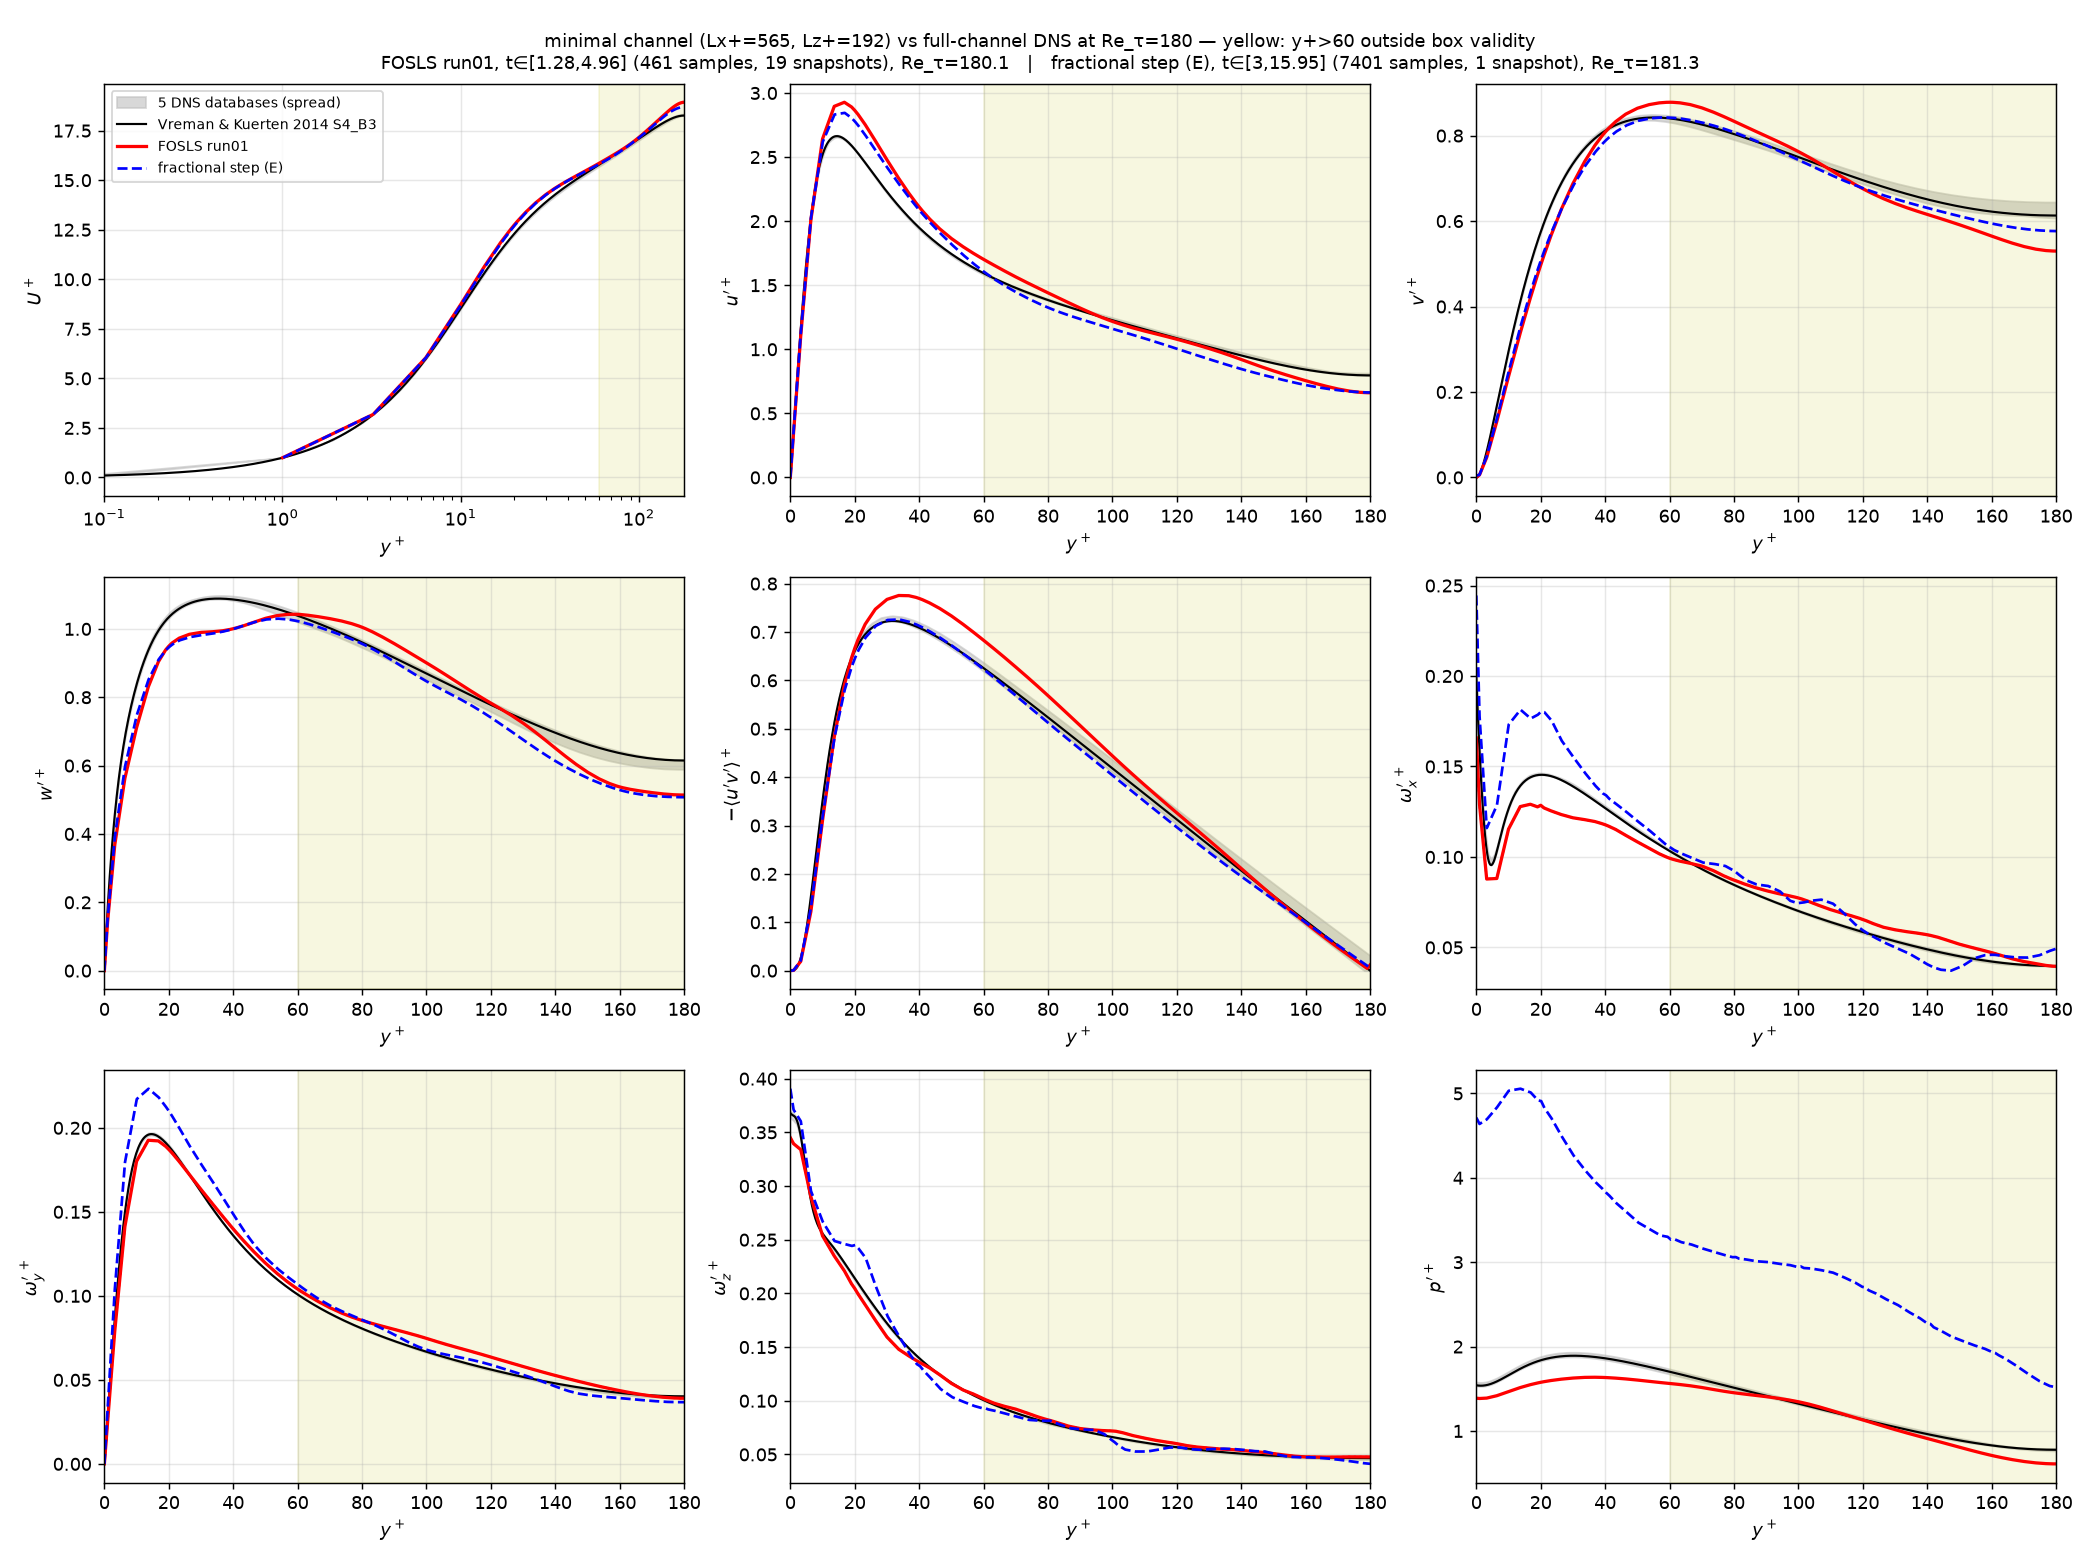

The Python source for this figure:
"""FOSLS run01 and fractional-step E-run vs the published Re_tau=180 databases.

Velocity statistics: accumulated plane averages (FOSLS: checkpoint-subtraction
window; FS: the archived t=3..15.95 window).  Vorticity and pressure rms are
NOT in the accumulators, so they come from snapshots: every FOSLS checkpoint
with t >= T0 (omega is a PRIMARY unknown there, and is also recomputed as
curl u for a consistency check) and the single archived FS state (omega by
spectral/SEM differentiation).  Everything is scaled by the MEASURED u_tau.
"""
import os, sys, glob
for _v in ('OMP_NUM_THREADS',): os.environ.setdefault(_v, '4')
_R = os.path.dirname(os.path.dirname(os.path.abspath(__file__)))
sys.path.insert(0, _R); sys.path.insert(0, os.path.join(_R, 'scratch')); os.chdir(_R)
import numpy as np
import matplotlib; matplotlib.use('Agg')
import matplotlib.pyplot as plt
import ref180

OUT = os.path.join(_R, 'scratch', 'compare_ref180.png')
T0 = 1.0          # FOSLS window start (first checkpoint with t >= T0)
YV = 60.0         # box-validity limit, y+ ~ Lz/3
FS_STATS = 'results/minchan_re180_E/stats_E.npz'
FS_STATE = 'results/minchan_re180_E/state_t15.95.npz'


def main():
    import lssem3d; lssem3d.set_backend('numpy')
    from lssem3d import operator as OP, fourier as FR, deriv as DV
    import minchan as MC
    from minchan_stats import PlaneStats
    s = MC.setup(); m = s['m']; nz = s['nz']; kz = s['kz']; nu = s['nu']; D = s['D']
    ps = PlaneStats(s, nz); y = ps.y

    def pmean(f):                       # (nelem,n,n,nz) physical -> (145,)
        flat = f.reshape(-1, nz)[ps.order]
        return np.array([(flat[g].mean(axis=1)*ps.gw[j]).sum()/ps.gwsum[j]
                         for j, g in enumerate(ps.groups)])

    def fold(a, yp, odd=False):
        """Fold a 145-node profile onto the lower half by channel symmetry."""
        ypf = np.round(np.minimum(y, 2 - y), 8)
        u = np.unique(ypf)
        out = np.array([np.mean(np.where(y[ypf == v] > 1.0, (-a if odd else a)[ypf == v], a[ypf == v])) for v in u])
        return u, out

    def curl(Uc):                       # Uc (...,3,nk) complex -> (...,3,nk)
        u, v, w = (np.ascontiguousarray(Uc[..., i:i+1, :]) for i in range(3))
        ddx = lambda f: DV.ddx(f, D, m.facx); ddy = lambda f: DV.ddy(f, D, m.facy)
        ox = ddy(w) - 1j*kz*v
        oy = 1j*kz*u - ddx(w)
        oz = ddx(v) - ddy(u)
        return np.concatenate([ox, oy, oz], axis=-2)

    class Acc:                          # rms accumulator over snapshots
        def __init__(self, nq): self.s1 = np.zeros((nq, len(y))); self.s2 = np.zeros((nq, len(y))); self.n = 0
        def add(self, phys, gauge=False):   # phys (nelem,n,n,nq,nz)
            # gauge=True: pressure is defined up to a constant PER SNAPSHOT
            # (pin_p=False), so remove the instantaneous volume mean first or the
            # gauge drift between snapshots masquerades as p' (it doubled p'_wall).
            if gauge:
                phys = phys - (pmean(phys[..., 0, :])*ps.gwsum).sum()/ps.gwsum.sum()
            for q in range(phys.shape[-2]):
                self.s1[q] += pmean(phys[..., q, :]); self.s2[q] += pmean(phys[..., q, :]**2)
            self.n += 1
        def rms(self): return np.sqrt(np.maximum(self.s2/self.n - (self.s1/self.n)**2, 0))

    # ---------------- FOSLS ----------------
    cks = sorted(glob.glob('scratch/run01_ck/checkpoint_*.npz'))
    zs = [(f, np.load(f)) for f in cks]
    ia = next(i for i, (f, z) in enumerate(zs) if float(z['t']) >= T0)
    fa, za = zs[ia]; fb, zb = zs[-1]
    na, nb = int(za['stats_nsamp']), int(zb['stats_nsamp'])
    S = (zb['stats_sums'] - za['stats_sums'])/(nb - na)
    ser = np.asarray(zb['stats_series']); ta, tb = float(za['t']), float(zb['t'])
    utF = ser[(ser[:, 0] > ta) & (ser[:, 0] <= tb), 1].mean()
    ReF = utF/nu
    U, uu, vv, ww, uv = S
    prim, diff, pacc = Acc(3), Acc(3), Acc(1)
    nsnap = 0
    for f, z in zs[ia:]:
        Uc = OP.to_complex(z['U'])
        prim.add(FR.to_physical(np.ascontiguousarray(Uc[..., (OP.OX_, OP.OY_, OP.OZ_), :]), nz))
        diff.add(FR.to_physical(curl(Uc[..., (OP.U_, OP.V_, OP.W_), :]), nz))
        pacc.add(FR.to_physical(np.ascontiguousarray(Uc[..., OP.P_:OP.P_+1, :]), nz), gauge=True)
        nsnap += 1
    F = dict(name=f'FOSLS run01, t∈[{ta:.2f},{tb:.2f}] ({nb-na} samples, {nsnap} snapshots)',
             Re_tau=ReF, utau=utF)
    ypF = np.minimum(y, 2 - y)*utF/nu
    F['yp'], F['U'] = fold(U/utF, ypF)
    _, F['urms'] = fold(np.sqrt(np.maximum(uu - U**2, 0))/utF, ypF)
    _, F['vrms'] = fold(np.sqrt(np.maximum(vv, 0))/utF, ypF)
    _, F['wrms'] = fold(np.sqrt(np.maximum(ww, 0))/utF, ypF)
    _, F['uv'] = fold(-uv/utF**2, ypF, odd=True)
    om = prim.rms()*nu/utF**2; omd = diff.rms()*nu/utF**2
    for k, i in (('oxrms', 0), ('oyrms', 1), ('ozrms', 2)):
        _, F[k] = fold(om[i], ypF); _, F[k+'_curl'] = fold(omd[i], ypF)
    _, F['prms'] = fold(pacc.rms()[0]/utF**2, ypF)
    F['yp'] = F['yp']*utF/nu   # fold returned y (not y+); rescale

    # ---------------- fractional step ----------------
    z = np.load(FS_STATS, allow_pickle=True)
    n = int(z['nsamp']); U, uu, vv, ww, uv = z['sums']/n
    ser = np.asarray(z['utau_series']); utS = ser[:, 1].mean(); ReS = utS/nu
    G = dict(name=f'fractional step (E), t∈[3,{float(z["t"]):.2f}] ({n} samples, 1 snapshot)',
             Re_tau=ReS, utau=utS)
    ypS = np.minimum(y, 2 - y)*utS/nu
    G['yp'], G['U'] = fold(U/utS, ypS)
    _, G['urms'] = fold(np.sqrt(np.maximum(uu - U**2, 0))/utS, ypS)
    _, G['vrms'] = fold(np.sqrt(np.maximum(vv, 0))/utS, ypS)
    _, G['wrms'] = fold(np.sqrt(np.maximum(ww, 0))/utS, ypS)
    _, G['uv'] = fold(-uv/utS**2, ypS, odd=True)
    d = np.load(FS_STATE); Uc = d['U']; pc = d['p']
    a3, a1 = Acc(3), Acc(1)
    a3.add(FR.to_physical(curl(Uc), nz)); a1.add(FR.to_physical(np.ascontiguousarray(pc), nz), gauge=True)
    om = a3.rms()*nu/utS**2
    for k, i in (('oxrms', 0), ('oyrms', 1), ('ozrms', 2)):
        _, G[k] = fold(om[i], ypS)
    _, G['prms'] = fold(a1.rms()[0]/utS**2, ypS)
    G['yp'] = G['yp']*utS/nu

    # ---------------- references ----------------
    refs = {k: fn() for k, fn in ref180.ALL.items()}
    V = refs['vk']
    quants = [('U', '$U^+$'), ('urms', "$u'^+$"), ('vrms', "$v'^+$"), ('wrms', "$w'^+$"),
              ('uv', "$-\\langle u'v'\\rangle^+$"), ('oxrms', "$\\omega_x'^+$"),
              ('oyrms', "$\\omega_y'^+$"), ('ozrms', "$\\omega_z'^+$"), ('prms', "$p'^+$")]

    # ---------------- table ----------------
    def at(dd, q, yq): return np.interp(yq, dd['yp'], dd[q])
    print(f"FOSLS: {F['name']}  u_tau={utF:.4f}  Re_tau={ReF:.1f}")
    print(f"FS   : {G['name']}  u_tau={utS:.4f}  Re_tau={ReS:.1f}")
    print(f"\n{'quantity':10s} {'ref (V&K S4_B3)':>22s} {'ref spread':>10s} | {'FOSLS':>16s} {'dev':>7s} | {'FS':>16s} {'dev':>7s} | {'mean|dev| y+<60':>18s}")
    for q, _ in quants:
        yq = np.linspace(0.5, YV, 120)
        if q == 'U': yq = np.array([5, 15, 30, 50.])
        r = at(V, q, yq)
        avail = [d for d in refs.values() if q in d and d[q] is not None]
        spread = max(np.max(np.abs(at(d, q, yq) - r)/np.max(np.abs(r))) for d in avail)
        if q == 'U':
            for yy, rr in zip(yq, r):
                fF, fS = at(F, q, yy), at(G, q, yy)
                print(f"U+@{yy:<6.0f} {rr:22.3f} {spread*100:9.1f}% | {fF:16.3f} {100*(fF/rr-1):6.1f}% | {fS:16.3f} {100*(fS/rr-1):6.1f}% |")
            continue
        i = np.argmax(r); iF = np.argmax(at(F, q, yq)); iS = np.argmax(at(G, q, yq))
        pF, pS = at(F, q, yq)[iF], at(G, q, yq)[iS]
        mF = np.mean(np.abs(at(F, q, yq) - r))/np.max(r); mS = np.mean(np.abs(at(G, q, yq) - r))/np.max(r)
        print(f"{q:10s} {r[i]:12.3f} @{yq[i]:6.1f}   {spread*100:9.1f}% | {pF:8.3f} @{yq[iF]:5.1f} {100*(pF/r[i]-1):6.1f}% | {pS:8.3f} @{yq[iS]:5.1f} {100*(pS/r[i]-1):6.1f}% | F {mF*100:5.1f}%  S {mS*100:5.1f}%")
    print("\nwall values (y+=0):  ref ox'=%.3f oz'=%.3f p'=%.3f | FOSLS ox'=%.3f (curl %.3f) oz'=%.3f (curl %.3f) p'=%.3f | FS ox'=%.3f oz'=%.3f p'=%.3f" % (
        V['oxrms'][0], V['ozrms'][0], V['prms'][0], F['oxrms'][0], F['oxrms_curl'][0], F['ozrms'][0], F['ozrms_curl'][0], F['prms'][0],
        G['oxrms'][0], G['ozrms'][0], G['prms'][0]))
    print("FOSLS primary-vs-curl omega rms, max rel diff y+<60: ox %.1f%% oy %.1f%% oz %.1f%%" % tuple(
        100*np.max(np.abs(at(F, k, yq) - at(F, k+'_curl', yq)))/np.max(at(F, k, yq)) for k in ('oxrms', 'oyrms', 'ozrms')))

    # ---------------- figure ----------------
    fig, axes = plt.subplots(3, 3, figsize=(16, 12))
    for ax, (q, lab) in zip(axes.ravel(), quants):
        lo = np.full(200, np.inf); hi = np.full(200, -np.inf); yg = np.linspace(0.1, 180, 200)
        for d in refs.values():
            if q in d and d[q] is not None:
                v = at(d, q, yg); lo = np.minimum(lo, v); hi = np.maximum(hi, v)
        ax.fill_between(yg, lo, hi, color='0.75', alpha=0.6, label='5 DNS databases (spread)')
        k = slice(1, None) if q == 'U' else slice(None)      # log axis: drop y+=0
        ax.plot(V['yp'], V[q], 'k-', lw=1.2, label='Vreman & Kuerten 2014 S4_B3')
        ax.plot(F['yp'][k], F[q][k], 'r-', lw=1.8, label='FOSLS run01')
        if q+'_curl' in F: ax.plot(F['yp'], F[q+'_curl'], 'r:', lw=1.2, label='FOSLS curl u')
        ax.plot(G['yp'][k], G[q][k], 'b--', lw=1.5, label='fractional step (E)')
        ax.axvspan(YV, 200, color='y', alpha=0.12)
        ax.set_xlim(0.1 if q == 'U' else 0, 180); ax.set_ylabel(lab); ax.set_xlabel('$y^+$')
        if q == 'U': ax.set_xscale('log'); ax.legend(fontsize=8, loc='upper left')
        ax.grid(alpha=0.3)
    fig.suptitle(f"minimal channel (Lx+=565, Lz+=192) vs full-channel DNS at Re_τ=180 — yellow: y+>{YV:.0f} outside box validity\n"
                 f"{F['name']}, Re_τ={ReF:.1f}   |   {G['name']}, Re_τ={ReS:.1f}", fontsize=10)
    fig.tight_layout(); fig.savefig(OUT, dpi=130); print('wrote', OUT)


if __name__ == '__main__':
    main()
